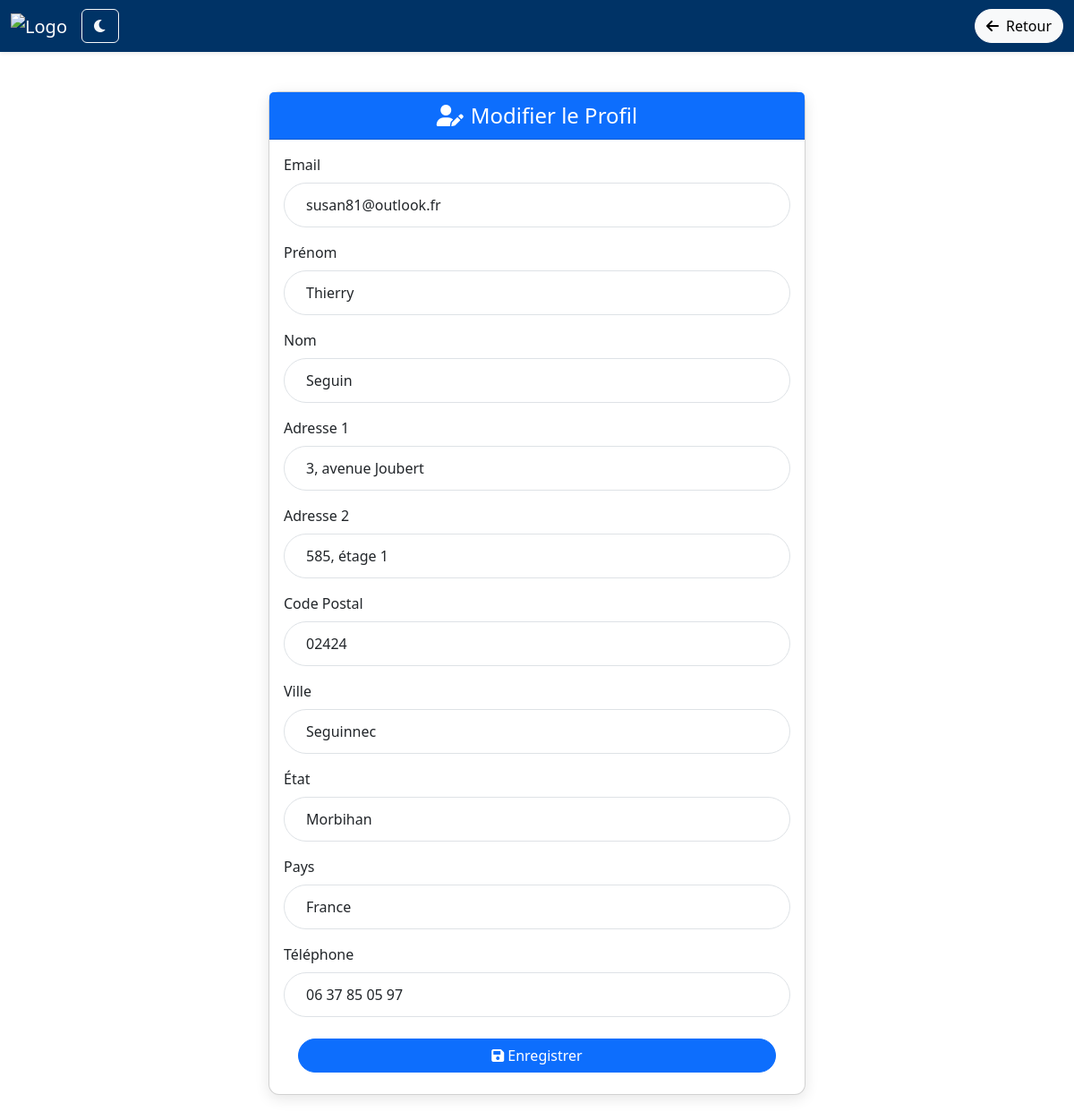
/account/profile/edit (signed in), run on the app's committed database.
### tables this page shows
CREATE TABLE users (
    userId INTEGER PRIMARY KEY,
    type TEXT CHECK(type IN ('acheteur', 'vendeur')),
    password TEXT,
    email TEXT UNIQUE,
    firstName TEXT,
    lastName TEXT,
    address1 TEXT,
    address2 TEXT,
    zipcode TEXT,
    city TEXT,
    state TEXT,
    country TEXT,
    phone TEXT,
    avatar TEXT,
    IP TEXT,
    acceptation INTEGER CHECK(acceptation IN (0,1)) DEFAULT 1,
    vendor_cert_path TEXT,
    cin_path TEXT,
    photo_path TEXT
);

### main.py (the view)
@app.route("/account/profile/edit")
def editProfile():
    if 'email' not in session:
        return redirect(url_for('root'))
    loggedIn, firstName, noOfItems = getLoginDetails()
    with sqlite3.connect('database.db') as conn:
        cur = conn.cursor()
        cur.execute("SELECT userId, email, firstName, lastName, address1, address2, zipcode, city, state, country, phone FROM users WHERE email = ?", (session['email'],))
        profileData = cur.fetchone()
    return render_template("editProfile.html", profileData=profileData, loggedIn=loggedIn, firstName=firstName, noOfItems=noOfItems)

### main.py (called while the page is built)
def getLoginDetails():
    with sqlite3.connect('database.db') as conn:
        conn.row_factory = sqlite3.Row
        cur = conn.cursor()
        if 'email' not in session:
            loggedIn = False
            firstName = ''
            noOfItems = 0
        else:
            loggedIn = True
            cur.execute("SELECT userId, firstName FROM users WHERE email = ?", (session['email'],))
            result = cur.fetchone()
            if result is None:
                loggedIn = False
                firstName = ''
                noOfItems = 0
            else:
                userId = result[0]
                firstName = result[1]
                cur.execute("SELECT count(productId) FROM kart WHERE userId = ?", (userId,))
                noOfItems = cur.fetchone()[0] or 0
    return (loggedIn, firstName, noOfItems)

### templates/editProfile.html (shortened to what this page needs)
<!DOCTYPE HTML>
<html lang="fr" data-bs-theme="light">
<head>
  <link href="https://cdn.jsdelivr.net/npm/bootstrap@5.3.0-alpha1/dist/css/bootstrap.min.css" rel="stylesheet">
  <link href="https://cdnjs.cloudflare.com/ajax/libs/font-awesome/6.0.0-beta3/css/all.min.css" rel="stylesheet">
</head>
<body>
    <nav class="navbar navbar-expand-lg navbar-dark bg-primary fixed-top shadow-sm">
        <div class="container-fluid">
            <a class="navbar-brand" href="{{ url_for('root', sorting=None) }}">
                <img src="{{ url_for('static', filename='images/logo.gif') }}" height="40" alt="Logo">
            </a>
            <button class="btn btn-outline-light me-3" id="theme-toggle">
                <i class="fas fa-moon"></i>
            </button>
            <div class="d-flex flex-grow-1 justify-content-end align-items-center">
                <a href="/" class="btn btn-light btn-modern">
                    <i class="fas fa-arrow-left me-1"></i> Retour
                </a>
            </div>
        </div>
    </nav>
  <div id="main-content">
    <div class="card card-form">
      <div class="card-header">
        <i class="fas fa-user-edit me-2"></i>Modifier le Profil
      </div>
      <div class="card-body">
        <form action="/updateProfile" method="POST">
          <div class="mb-3">
            <label class="form-label">Email</label>
            <input type="email" name="email" class="form-control" value="{{ profileData[1] }}" readonly>
          </div>
          <div class="mb-3">
            <label class="form-label">Prénom</label>
            <input type="text" name="firstName" class="form-control" value="{{ profileData[2] }}">
          </div>
          <div class="mb-3">
            <label class="form-label">Nom</label>
            <input type="text" name="lastName" class="form-control" value="{{ profileData[3] }}">
          </div>
          <div class="mb-3">
            <label class="form-label">Adresse 1</label>
            <input type="text" name="address1" class="form-control" value="{{ profileData[4] }}">
          </div>
          <div class="mb-3">
            <label class="form-label">Adresse 2</label>
            <input type="text" name="address2" class="form-control" value="{{ profileData[5] }}">
          </div>
          <div class="mb-3">
            <label class="form-label">Code Postal</label>
            <input type="text" name="zipcode" class="form-control" value="{{ profileData[6] }}">
          </div>
          <div class="mb-3">
            <label class="form-label">Ville</label>
            <input type="text" name="city" class="form-control" value="{{ profileData[7] }}">
          </div>
          <div class="mb-3">
            <label class="form-label">État</label>
            <input type="text" name="state" class="form-control" value="{{ profileData[8] }}">
          </div>
          <div class="mb-3">
            <label class="form-label">Pays</label>
            <input type="text" name="country" class="form-control" value="{{ profileData[9] }}">
          </div>
          <div class="mb-3">
            <label class="form-label">Téléphone</label>
            <input type="text" name="phone" class="form-control" value="{{ profileData[10] }}">
          </div>
          <div class="card-footer bg-transparent border-0">
            <button type="submit" class="btn btn-primary btn-modern">
              <i class="fas fa-save me-1"></i>Enregistrer
            </button>
          </div>
        </form>
      </div>
    </div>
  </div>
</body>
</html>

### templates/editProfile.html (style rules this page uses)
body { padding-top: 70px; margin: 0; background-color: var(--bs-body-bg); color: var(--bs-body-color); height: 100vh; overflow: hidden; }
.navbar { z-index: 1020; background-color: #003366 !important; }
.btn-modern { border-radius: 30px; transition: background-color .3s; }
#main-content { display: flex; justify-content: center; align-items: flex-start; height: calc(100vh - 70px); overflow: auto; padding: 2rem; }
.card-form { width: 100%; max-width: 600px; border-radius: .75rem; box-shadow: 0 4px 16px rgba(0,0,0,0.1); }
.card-form .card-header { background-color: var(--bs-primary); color: #fff; font-size: 1.5rem; font-weight: 500; text-align: center; }
.form-control { border-radius: 50px; padding: .75rem 1.5rem; }
.card-footer .btn { width: 100%; border-radius: 30px; }

### data on the page
users: email "susan81@outlook.fr", firstName "Thierry", lastName "Seguin", address1 "3, avenue Joubert", address2 "585, étage 1", zipcode "02424", city "Seguinnec", state "Morbihan", country "France", phone "06 37 85 05 97"
